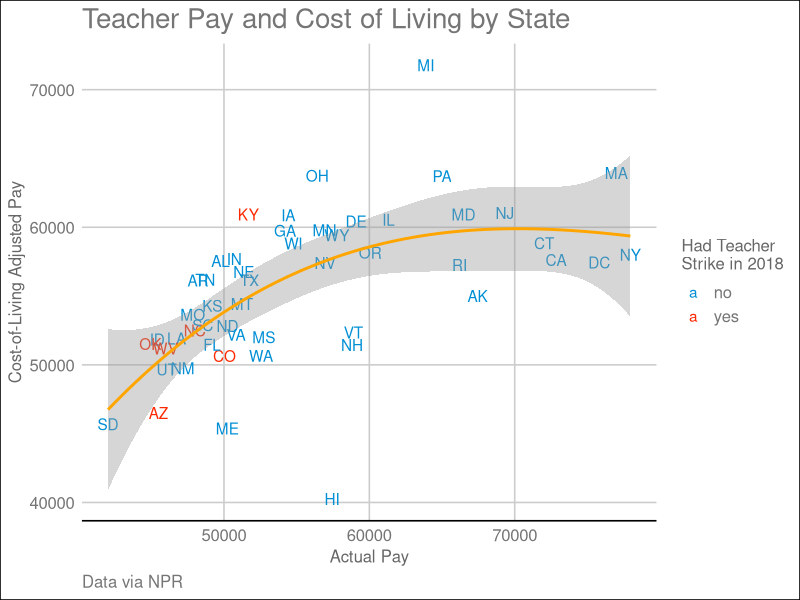

This figure's R source:

library(tidyverse)
library(ggthemes)
library(readxl)

states<-read_xlsx("data.xlsx")
states
ggplot(states, aes(x=`Actual Pay`, y = `Adjusted Pay`)) + 
  geom_text(aes(label=Abbreviation, color=factor(Strike))) +
  geom_smooth(method = "lm", color="orange", formula = y ~ splines::bs(x, 3)) + 
  labs(
    title="Teacher Pay and Cost of Living by State",
    y = "Cost-of-Living Adjusted Pay",
    x = "Actual Pay",
    color = "Had Teacher 
Strike in 2018",
    caption = "Data via NPR"
  ) + 
  theme_gdocs()+
  scale_color_fivethirtyeight()
